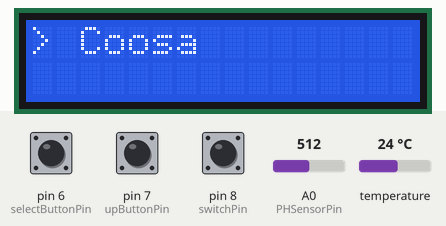
This sketch was run on a simulated Arduino Uno, built with avr-gcc and run on an emulated ATmega328P. On the bench: 16×2 character LCD. The inputs (shaded band) are chosen by the test bench; at power-on: pin 7 (upButtonPin) HIGH, pin 6 (selectButtonPin) HIGH, pin 8 (switchPin) HIGH, A0 (PHSensorPin) = 512, temperature 24 °C. Storage starts empty; what the sketch prints to the serial monitor is not drawn.

Above: at 1.3 s.
1.4 s: pin 7 (upButtonPin) pulled LOW for 0.35 s
At 2.0 s:
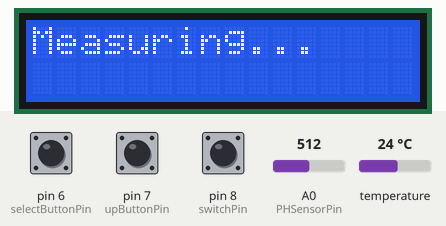
At 3.9 s:
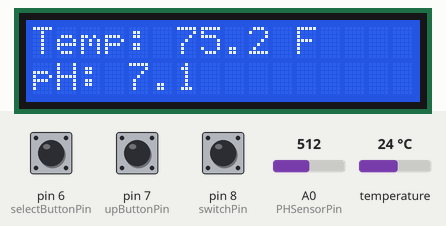
Timing chart, 0 to 5.4 s (numbered marks = the images above; inputs shaded):
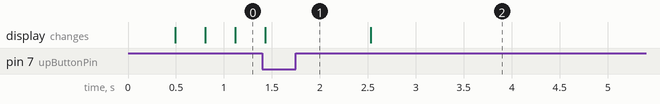

The sketch:

Generated.ino
```cpp
#include <LiquidCrystal_I2C.h>
#include <OneWire.h>
#include <Wire.h>
#include <DallasTemperature.h>
#include <SPI.h>
#include <SD.h>
#include <Arduino.h>

// Define I2C LCD screen properties
LiquidCrystal_I2C lcd(0x27, 16, 2);

// Define pins for buttons, temperature sensor, and pH sensor and switch
const int upButtonPin = 7;
const int selectButtonPin = 6;
const int oneWireBusPin = 2;
const int PHSensorPin = A0;
const int switchPin = 8;

//pH sensor
float calibration_value = 21.34;
int phval = 0;
unsigned long int avgval;
int buffer_arr[10], temp;

// Define menu items
const int numMenuItems = 3;
const String menuItems[] = {"Oosty", "Coosa", "Etowah"};

// Define variable to keep track of current menu item
int currentMenuItem = 0;

// Create a OneWire object and a DallasTemperature object
OneWire oneWire(oneWireBusPin);
DallasTemperature sensors(&oneWire);

// Define SD card properties
const int chipSelectPin = 10;

// Create a file object for the log file
File dataFile;


void setup() {
  // Initialize temperature sensor
  sensors.begin();
  Serial.begin(9600);
  // Initialize LCD screen and buttons
  lcd.begin(16, 2);
  lcd.init();
  lcd.backlight();
  //lcd.setContrast(100);  // Set the contrast to 100
  pinMode(upButtonPin, INPUT_PULLUP);
  pinMode(selectButtonPin, INPUT_PULLUP);
  pinMode(switchPin, INPUT_PULLUP); // This is for the switch// internal resistor


  // Initialize SD card
  Serial.begin(9600);
  while (!Serial) {}
  Serial.print("Initializing SD card...");
  if (!SD.begin(chipSelectPin)) {
    Serial.println("SD card initialization failed!");
    return;
  }
  Serial.println("SD card initialization done.");

  // Display first menu item on LCD screen
  lcd.clear();
  lcd.setCursor(0, 0);
  lcd.print("> " + menuItems[currentMenuItem]);
}


void loop () {
   // Read the state of the switch
  int switchState = digitalRead(switchPin);

  if (switchState == LOW) {
    // Turn off the LCD if the switch is pressed
    //lcd.off();
  }
  else {
    // Turn on the LCD if the switch is not pressed
    //lcd.on();
    //delay(100);
}
  // Check for button presses
  if (digitalRead(upButtonPin) == HIGH) {
    // Increment current menu item and wrap around if necessary
    currentMenuItem = (currentMenuItem + 1) % numMenuItems;
    // Update LCD screen to show new menu item
    lcd.clear();
    lcd.setCursor(0, 0);
    lcd.print("> " + menuItems[currentMenuItem]);
    delay(300);
  }
  else if (digitalRead(selectButtonPin) == HIGH) {
    // Handle selection of current menu item
    switch (currentMenuItem) {
      case 0:
        // Option 1 selected, takes pH and temp reading
        testFunction("Oostanaula");
        break;
      case 1:
        // Option 2 selected, do something
        testFunction("Coosa");
        break;
      case 2:
        // Option 3 selected, take temperature and pH measurements and log them to SD card
        testFunction("Etowah");
        break;
      default:
        // Should never happen
        break;
    }
    // Display selected option for 2 seconds
    delay(6000);
    // Return to menu display
    lcd.clear();
    lcd.setCursor(0, 0);
    lcd.print("> " + menuItems[currentMenuItem]);
  }
}


void testFunction(String loc) {
  lcd.clear();
  lcd.print("Measuring...");
  float temperature = getTemperature();
  float pH = getPH();
 logData(loc, temperature, pH);
  lcd.clear();
  lcd.print("Temp: " + String(temperature, 1) + " F");
  lcd.setCursor(0, 1);
  lcd.print("pH: " + String(pH, 1));
}

void logData(String menuItem, float temperature, float pH) {
  // Create a file name for the log file based on the menu item selected
  String fileName = menuItem + ".txt";

  // Open the log file in append mode
  dataFile = SD.open(fileName, FILE_WRITE);

  // Write the temperature and pH values to the log file
  dataFile.print(temperature, 1);
  dataFile.print(",");
  dataFile.print(pH, 1);
  dataFile.println();

  // Close the log file
  dataFile.close();
}

float getPH() {
  for (int i = 0; i < 10; i++)
  {
    buffer_arr[i] = analogRead(A0);
    delay(30);
  }
  for (int i = 0; i < 9; i++)
  {
    for (int j = i + 1; j < 10; j++)
    {
      if (buffer_arr[i] > buffer_arr[j])
      {
        temp = buffer_arr[i];
        buffer_arr[i] = buffer_arr[j];
        buffer_arr[j] = temp;
      }
    }
  }
  avgval = 0;
  for (int i = 2; i < 8; i++)
    avgval += buffer_arr[i];
  float volt = (float)avgval * 5.0 / 1024 / 6;
  float ph_act = -5.70 * volt + calibration_value;
   return ph_act;
}

float getTemperature() {
  // Request temperature reading from sensor
  sensors.requestTemperatures();
  // Calculate and print the temperature in Fahrenheit
  float tempC = sensors.getTempCByIndex(0);
  float tempF = (tempC * 9.0 / 5.0) + 32.0;
  Serial.print(tempF);
  Serial.print((char)176); // shows degrees character
  Serial.println("F");
  // Return the temperature in Fahrenheit
  return tempF;
}
```

Measured:
- after the input at 1.4 s, the display: changes at once (image 1)
